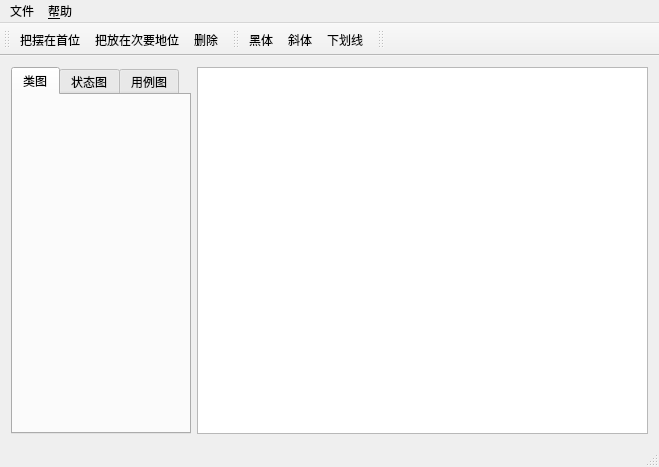
<?xml version="1.0" encoding="UTF-8"?>
<ui version="4.0">
 <class>MainWindow</class>
 <widget class="QMainWindow" name="MainWindow">
  <property name="geometry">
   <rect>
    <x>0</x>
    <y>0</y>
    <width>659</width>
    <height>467</height>
   </rect>
  </property>
  <property name="windowTitle">
   <string>UML 2.0</string>
  </property>
  <property name="windowIcon">
   <iconset resource="Resours.qrc">
    <normaloff>:/russianfederation.png</normaloff>:/russianfederation.png</iconset>
  </property>
  <widget class="QWidget" name="centralWidget">
   <layout class="QGridLayout" name="gridLayout">
    <item row="0" column="0">
     <layout class="QGridLayout" name="gridLayout_4" columnstretch="2,5">
      <item row="0" column="0">
       <widget class="QTabWidget" name="tabWidget">
        <property name="font">
         <font>
          <family>Comic Sans MS</family>
         </font>
        </property>
        <property name="currentIndex">
         <number>0</number>
        </property>
        <widget class="QWidget" name="elems">
         <property name="font">
          <font>
           <family>Comic Sans MS</family>
          </font>
         </property>
         <attribute name="title">
          <string>类图</string>
         </attribute>
        </widget>
        <widget class="QWidget" name="automation">
         <attribute name="title">
          <string>状态图</string>
         </attribute>
        </widget>
        <widget class="QWidget" name="use_case">
         <attribute name="title">
          <string>用例图</string>
         </attribute>
        </widget>
       </widget>
      </item>
      <item row="0" column="1">
       <widget class="QGraphicsView" name="graphicsView">
        <property name="acceptDrops">
         <bool>true</bool>
        </property>
        <property name="verticalScrollBarPolicy">
         <enum>Qt::ScrollBarAsNeeded</enum>
        </property>
        <property name="horizontalScrollBarPolicy">
         <enum>Qt::ScrollBarAsNeeded</enum>
        </property>
        <property name="interactive">
         <bool>true</bool>
        </property>
        <property name="renderHints">
         <set>QPainter::NonCosmeticDefaultPen</set>
        </property>
        <property name="dragMode">
         <enum>QGraphicsView::RubberBandDrag</enum>
        </property>
       </widget>
      </item>
     </layout>
    </item>
   </layout>
  </widget>
  <widget class="QMenuBar" name="menuBar">
   <property name="geometry">
    <rect>
     <x>0</x>
     <y>0</y>
     <width>659</width>
     <height>23</height>
    </rect>
   </property>
   <widget class="QMenu" name="menu">
    <property name="font">
     <font>
      <family>Comic Sans MS</family>
      <weight>75</weight>
      <bold>true</bold>
     </font>
    </property>
    <property name="autoFillBackground">
     <bool>false</bool>
    </property>
    <property name="tearOffEnabled">
     <bool>true</bool>
    </property>
    <property name="title">
     <string>文件</string>
    </property>
    <addaction name="New"/>
    <addaction name="Open"/>
    <addaction name="Save"/>
    <addaction name="separator"/>
   </widget>
   <widget class="QMenu" name="menu_2">
    <property name="tearOffEnabled">
     <bool>false</bool>
    </property>
    <property name="title">
     <string>&amp;帮助</string>
    </property>
    <property name="separatorsCollapsible">
     <bool>false</bool>
    </property>
   </widget>
   <addaction name="menu"/>
   <addaction name="menu_2"/>
  </widget>
  <widget class="QToolBar" name="Del_Fro_Back_ToolBar">
   <attribute name="toolBarArea">
    <enum>TopToolBarArea</enum>
   </attribute>
   <attribute name="toolBarBreak">
    <bool>false</bool>
   </attribute>
   <addaction name="On_front"/>
   <addaction name="On_back"/>
   <addaction name="On_delete"/>
  </widget>
  <widget class="QStatusBar" name="statusBar"/>
  <widget class="QToolBar" name="Text_ToolBar">
   <property name="windowTitle">
    <string>toolBar</string>
   </property>
   <attribute name="toolBarArea">
    <enum>TopToolBarArea</enum>
   </attribute>
   <attribute name="toolBarBreak">
    <bool>false</bool>
   </attribute>
   <addaction name="Bold"/>
   <addaction name="Italic"/>
   <addaction name="Underline"/>
  </widget>
  <widget class="QToolBar" name="Mode_ToolBar">
   <property name="windowTitle">
    <string>toolBar</string>
   </property>
   <attribute name="toolBarArea">
    <enum>TopToolBarArea</enum>
   </attribute>
   <attribute name="toolBarBreak">
    <bool>false</bool>
   </attribute>
  </widget>
  <action name="On_front">
   <property name="icon">
    <iconset resource="Resours.qrc">
     <normaloff>:/applications-internet.png</normaloff>:/applications-internet.png</iconset>
   </property>
   <property name="text">
    <string>把摆在首位</string>
   </property>
   <property name="toolTip">
    <string>移动选定的形状到前面</string>
   </property>
   <property name="shortcut">
    <string>Q</string>
   </property>
  </action>
  <action name="On_back">
   <property name="icon">
    <iconset resource="Resours.qrc">
     <normaloff>:/package_network.png</normaloff>:/package_network.png</iconset>
   </property>
   <property name="text">
    <string>把放在次要地位</string>
   </property>
   <property name="toolTip">
    <string>将选定的形状向后移动</string>
   </property>
   <property name="shortcut">
    <string>E</string>
   </property>
  </action>
  <action name="On_delete">
   <property name="icon">
    <iconset resource="Resours.qrc">
     <normaloff>:/trash-full.png</normaloff>:/trash-full.png</iconset>
   </property>
   <property name="text">
    <string>删除</string>
   </property>
   <property name="toolTip">
    <string>删除选定的形状</string>
   </property>
   <property name="shortcut">
    <string>Del</string>
   </property>
  </action>
  <action name="Bold">
   <property name="checkable">
    <bool>true</bool>
   </property>
   <property name="icon">
    <iconset resource="Resours.qrc">
     <normaloff>:/format-text-bold.png</normaloff>:/format-text-bold.png</iconset>
   </property>
   <property name="text">
    <string>黑体</string>
   </property>
   <property name="toolTip">
    <string>黑体字</string>
   </property>
   <property name="shortcut">
    <string>Ctrl+B</string>
   </property>
  </action>
  <action name="Underline">
   <property name="checkable">
    <bool>true</bool>
   </property>
   <property name="icon">
    <iconset resource="Resours.qrc">
     <normaloff>:/underlined-u.png</normaloff>:/underlined-u.png</iconset>
   </property>
   <property name="text">
    <string>下划线</string>
   </property>
   <property name="toolTip">
    <string>下划线文本</string>
   </property>
   <property name="shortcut">
    <string>Ctrl+U</string>
   </property>
  </action>
  <action name="Italic">
   <property name="checkable">
    <bool>true</bool>
   </property>
   <property name="icon">
    <iconset resource="Resours.qrc">
     <normaloff>:/format-text-italic.png</normaloff>:/format-text-italic.png</iconset>
   </property>
   <property name="text">
    <string>斜体</string>
   </property>
   <property name="toolTip">
    <string>斜体字</string>
   </property>
   <property name="shortcut">
    <string>Ctrl+I</string>
   </property>
  </action>
  <action name="New">
   <property name="icon">
    <iconset resource="Resours.qrc">
     <normaloff>:/New.png</normaloff>:/New.png</iconset>
   </property>
   <property name="text">
    <string>&amp;创建</string>
   </property>
   <property name="toolTip">
    <string>创建新的文件</string>
   </property>
   <property name="shortcut">
    <string>Ctrl+N</string>
   </property>
  </action>
  <action name="Open">
   <property name="icon">
    <iconset resource="Resours.qrc">
     <normaloff>:/Open.png</normaloff>:/Open.png</iconset>
   </property>
   <property name="text">
    <string>&amp;打开</string>
   </property>
   <property name="toolTip">
    <string>打开文件</string>
   </property>
   <property name="shortcut">
    <string>Ctrl+O</string>
   </property>
  </action>
  <action name="Save">
   <property name="icon">
    <iconset resource="Resours.qrc">
     <normaloff>:/Save.png</normaloff>:/Save.png</iconset>
   </property>
   <property name="text">
    <string>&amp;保存</string>
   </property>
   <property name="toolTip">
    <string>保存文件</string>
   </property>
   <property name="shortcut">
    <string>Ctrl+S</string>
   </property>
  </action>
 </widget>
 <layoutdefault spacing="6" margin="11"/>
 <resources>
  <include location="Resours.qrc"/>
 </resources>
 <connections/>
</ui>
